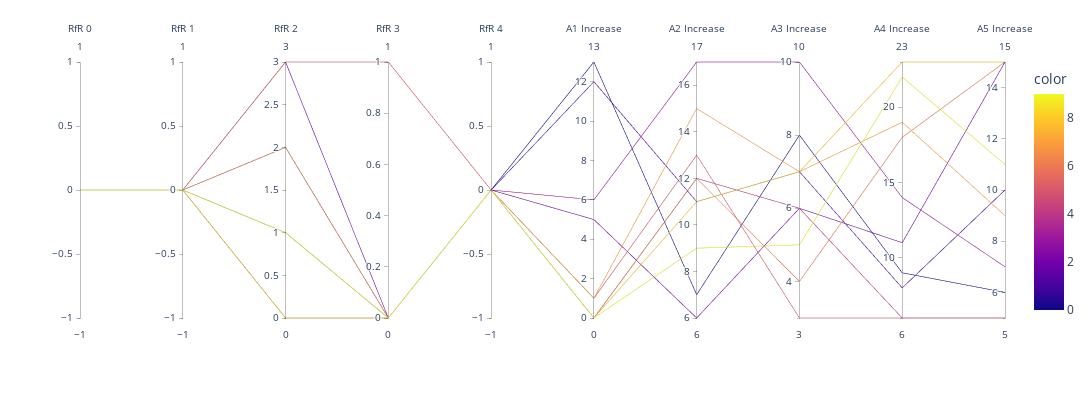

Notebook code for this chart:
### Code cell
fig10 = px.parallel_coordinates(robust_policies_agg, color = range(10), width=1500, height=400, dimensions=["RfR 0", "RfR 1", "RfR 2", "RfR 3", "RfR 4", "A1 Increase", "A2 Increase", "A3 Increase", "A4 Increase", "A5 Increase"])
fig10.show()
fig10.write_image("./plots/Selected_ParallelPlot_dike3_iter2_AllSteps.png")

### Figure 1 — Plotly figure (JSON) as saved in the notebook; plotly's stock layout.template omitted (floating-point values rounded to 4 significant figures)
{"data": [{"dimensions": [{"label": "RfR 0", "values": [0, 0, 0, 0, 0, 0, 0, 0, 0, 0]}, {"label": "RfR 1", "values": [0, 0, 0, 0, 0, 0, 0, 0, 0, 0]}, {"label": "RfR 2", "values": [1, 2, 3, 0, 1, 3, 2, 0, 0, 1]}, {"label": "RfR 3", "values": [0, 0, 0, 0, 0, 1, 0, 0, 0, 0]}, {"label": "RfR 4", "values": [0, 0, 0, 0, 0, 0, 0, 0, 0, 0]}, {"label": "A1 Increase", "values": [13, 12, 5, 6, 0, 1, 0, 1, 0, 0]}, {"label": "A2 Increase", "values": [7, 11, 6, 17, 12, 13, 12, 15, 11, 9]}, {"label": "A3 Increase", "values": [8, 7, 6, 10, 6, 3, 4, 7, 7, 5]}, {"label": "A4 Increase", "values": [9, 8, 11, 14, 6, 6, 18, 19, 23, 22]}, {"label": "A5 Increase", "values": [6, 10, 15, 7, 5, 5, 15, 9, 15, 11]}], "domain": {"x": [0, 1], "y": [0, 1]}, "line": {"color": [0, 1, 2, 3, 4, 5, 6, 7, 8, 9], "coloraxis": "coloraxis"}, "name": "", "type": "parcoords"}], "layout": {"coloraxis": {"colorbar": {"title": {"text": "color"}}, "colorscale": [[0, "#0d0887"], [0.1111, "#46039f"], [0.2222, "#7201a8"], [0.3333, "#9c179e"], [0.4444, "#bd3786"], [0.5556, "#d8576b"], [0.6667, "#ed7953"], [0.7778, "#fb9f3a"], [0.8889, "#fdca26"], [1, "#f0f921"]]}, "height": 400, "legend": {"tracegroupgap": 0}, "margin": {"t": 60}, "width": 1500}}
